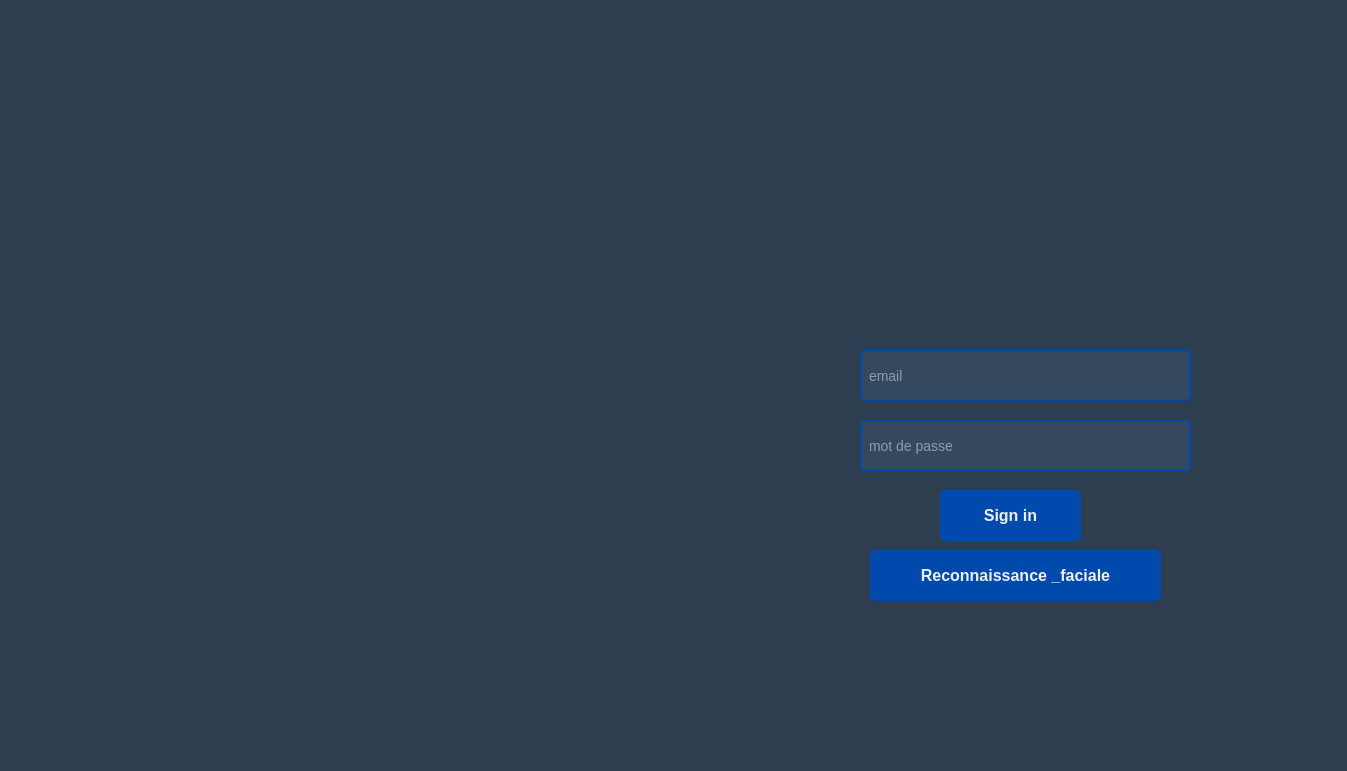
<?xml version="1.0" encoding="UTF-8"?>
<ui version="4.0">
 <class>Login</class>
 <widget class="QDialog" name="Login">
  <property name="geometry">
   <rect>
    <x>0</x>
    <y>0</y>
    <width>1347</width>
    <height>771</height>
   </rect>
  </property>
  <property name="windowTitle">
   <string>authentification</string>
  </property>
  <property name="styleSheet">
   <string notr="true">/* Fenêtre principale */
QDialog {
	
	background-image: url(:/img/images/104016.jpg);

    background-color: #2c3e50; /* Bleu foncé */
    color: #ecf0f1; /* Blanc cassé */
    border-radius: 10px;
    padding: 20px;
}

/* Champs de saisie (QLineEdit) */
QLineEdit {
    background-color: #34495e; /* Bleu-gris */
    color: #ecf0f1; /* Blanc cassé */
    border: 2px solid rgb(0, 74, 173); /* Bleu */
    border-radius: 5px;
    padding: 5px;
    font-size: 14px;
}

QLineEdit:focus {
    border: 2px solid rgb(0, 74, 173); /* Bleu */
    background-color: #3b5998; /* Bleu plus clair */
}

/* Bouton de connexion (QPushButton) */
QPushButton {
    background-color: rgb(0, 74, 173); /* Bleu */
    color: #ecf0f1; /* Blanc cassé */
    border: none;
    border-radius: 5px;
    padding: 10px;
    font-size: 16px;
    font-weight: bold;
    transition: background-color 0.3s ease;
}

QPushButton:hover {
    background-color: #004a9d; /* Bleu légèrement plus foncé */
}

QPushButton:pressed {
    background-color: #003a7d; /* Bleu encore plus foncé */
}

/* Labels (QLabel) */
QLabel {
    color: #ecf0f1; /* Blanc cassé */
    font-size: 14px;
    font-weight: bold;
}

/* Placeholder text dans QLineEdit */
QLineEdit[placeholderText] {
    color: #95a5a6; /* Gris clair */
}

/* MessageBox */
QMessageBox {
    background-color: #34495e; /* Bleu-gris */
    color: #ecf0f1; /* Blanc cassé */
    border-radius: 10px;
}

</string>
  </property>
  <widget class="QLineEdit" name="email">
   <property name="geometry">
    <rect>
     <x>860</x>
     <y>350</y>
     <width>331</width>
     <height>51</height>
    </rect>
   </property>
   <property name="placeholderText">
    <string>email</string>
   </property>
  </widget>
  <widget class="QLineEdit" name="mdp">
   <property name="geometry">
    <rect>
     <x>860</x>
     <y>420</y>
     <width>331</width>
     <height>51</height>
    </rect>
   </property>
   <property name="placeholderText">
    <string>mot de passe</string>
   </property>
  </widget>
  <widget class="QPushButton" name="sign_in">
   <property name="geometry">
    <rect>
     <x>940</x>
     <y>490</y>
     <width>141</width>
     <height>51</height>
    </rect>
   </property>
   <property name="text">
    <string>Sign in</string>
   </property>
  </widget>
  <widget class="QLabel" name="label">
   <property name="geometry">
    <rect>
     <x>720</x>
     <y>-20</y>
     <width>601</width>
     <height>421</height>
    </rect>
   </property>
   <property name="styleSheet">
    <string notr="true">image: url(:/new/image/icons/Black_and_White_Blue_Modern_Letter_W_Logo-removebg-preview.png);</string>
   </property>
   <property name="text">
    <string/>
   </property>
  </widget>
  <widget class="QLabel" name="label_2">
   <property name="geometry">
    <rect>
     <x>20</x>
     <y>40</y>
     <width>711</width>
     <height>611</height>
    </rect>
   </property>
   <property name="styleSheet">
    <string notr="true">image: url(:/img/images/startup-construction-development-3d-thin-line-art-style-design-concept-isometric-illustration.png);</string>
   </property>
   <property name="text">
    <string/>
   </property>
  </widget>
  <widget class="QPushButton" name="btnFacialRecognition">
   <property name="geometry">
    <rect>
     <x>870</x>
     <y>550</y>
     <width>291</width>
     <height>51</height>
    </rect>
   </property>
   <property name="text">
    <string>Reconnaissance _faciale</string>
   </property>
  </widget>
  <widget class="QLabel" name="labelCameraPreview">
   <property name="geometry">
    <rect>
     <x>20</x>
     <y>70</y>
     <width>691</width>
     <height>571</height>
    </rect>
   </property>
   <property name="text">
    <string/>
   </property>
  </widget>
  <widget class="QLabel" name="labelMessage">
   <property name="geometry">
    <rect>
     <x>820</x>
     <y>640</y>
     <width>421</width>
     <height>41</height>
    </rect>
   </property>
   <property name="styleSheet">
    <string notr="true">color: black;
    font-size: 14px;
    font-weight: bold;
    margin-bottom: 5px;</string>
   </property>
   <property name="text">
    <string/>
   </property>
  </widget>
  <widget class="QLabel" name="emojie">
   <property name="geometry">
    <rect>
     <x>200</x>
     <y>650</y>
     <width>331</width>
     <height>61</height>
    </rect>
   </property>
   <property name="styleSheet">
    <string notr="true">color: black;
    font-size: 14px;
    font-weight: bold;
    margin-bottom: 5px;</string>
   </property>
   <property name="text">
    <string/>
   </property>
  </widget>
  <zorder>label</zorder>
  <zorder>email</zorder>
  <zorder>mdp</zorder>
  <zorder>sign_in</zorder>
  <zorder>label_2</zorder>
  <zorder>btnFacialRecognition</zorder>
  <zorder>labelCameraPreview</zorder>
  <zorder>labelMessage</zorder>
  <zorder>emojie</zorder>
 </widget>
 <resources/>
 <connections/>
</ui>
